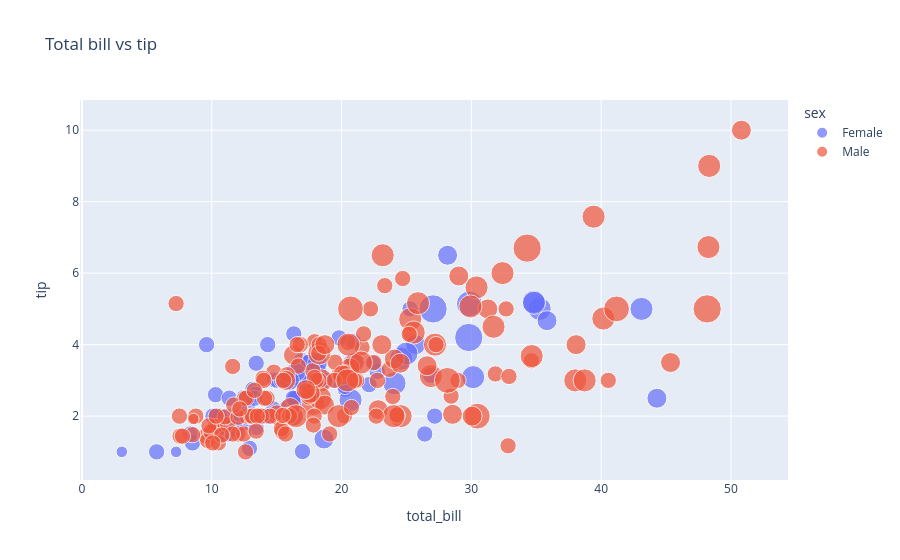

Notebook code for this chart:
### Code cell
#Interactive scatter plot

fig = px.scatter(df, x = 'total_bill', y = 'tip', color = 'sex',
                  size = 'size',
                  hover_data = ['total_bill','tip','sex'],
                  title = 'Total bill vs tip',
                  labels = ['Total bill', 'Tip'],
                 #color_continuous_scale = ''
)

fig.show()

### Figure 1 — Plotly figure (JSON) as saved in the notebook; plotly's stock layout.template omitted (floating-point values rounded to 4 significant figures; data arrays with more than 128 entries replaced by an {"elided": "..."} marker saying what was removed)
{"data": [{"customdata": [["Female"], ["Female"], ["Female"], ["Female"], ["Female"], ["Female"], ["Female"], ["Female"], ["Female"], ["Female"], ["Female"], ["Female"], ["Female"], ["Female"], ["Female"], ["Female"], ["Female"], ["Female"], ["Female"], ["Female"], ["Female"], ["Female"], ["Female"], ["Female"], ["Female"], ["Female"], ["Female"], ["Female"], ["Female"], ["Female"], ["Female"], ["Female"], ["Female"], ["Female"], ["Female"], ["Female"], ["Female"], ["Female"], ["Female"], ["Female"], ["Female"], ["Female"], ["Female"], ["Female"], ["Female"], ["Female"], ["Female"], ["Female"], ["Female"], ["Female"], ["Female"], ["Female"], ["Female"], ["Female"], ["Female"], ["Female"], ["Female"], ["Female"], ["Female"], ["Female"], ["Female"], ["Female"], ["Female"], ["Female"], ["Female"], ["Female"], ["Female"], ["Female"], ["Female"], ["Female"], ["Female"], ["Female"], ["Female"], ["Female"], ["Female"], ["Female"], ["Female"], ["Female"], ["Female"], ["Female"], ["Female"], ["Female"], ["Female"], ["Female"], ["Female"], ["Female"], ["Female"]], "hovertemplate": "sex=%{customdata[0]}<br>total_bill=%{x}<br>tip=%{y}<br>size=%{marker.size}<extra></extra>", "legendgroup": "Female", "marker": {"color": "#636efa", "size": [2, 4, 4, 2, 3, 3, 2, 2, 2, 2, 4, 3, 2, 4, 2, 2, 1, 3, 2, 2, 2, 1, 4, 2, 2, 2, 2, 2, 3, 2, 2, 2, 1, 3, 2, 2, 2, 4, 2, 2, 6, 2, 2, 2, 2, 2, 2, 2, 2, 2, 2, 2, 6, 2, 2, 3, 2, 5, 4, 2, 3, 2, 2, 2, 2, 3, 3, 2, 4, 2, 2, 2, 2, 3, 2, 2, 3, 2, 4, 2, 3, 2, 2, 2, 3, 2, 2], "sizemode": "area", "sizeref": 0.015, "symbol": "circle"}, "mode": "markers", "name": "Female", "orientation": "v", "showlegend": true, "type": "scatter", "x": [16.99, 24.59, 35.26, 14.83, 10.33, 16.97, 20.29, 15.77, 19.65, 15.06, 20.69, 16.93, 10.29, 34.81, 26.41, 16.45, 3.07, 17.07, 26.86, 25.28, 14.73, 10.07, 34.83, 5.75, 16.32, 22.75, 11.35, 15.38, 44.3, 22.42, 20.92, 14.31, 7.25, 25.71, 17.31, 10.65, 12.43, 24.08, 13.42, 12.48, 29.8, 14.52, 11.38, 20.27, 11.17, 12.26, 18.26, 8.51, 10.33, 14.15, 13.16, 17.47, 27.05, 16.43, 8.35, 18.64, 11.87, 29.85, 25, 13.39, 16.21, 17.51, 10.59, 10.63, 9.6, 20.9, 18.15, 19.81, 43.11, 13, 12.74, 13, 16.4, 16.47, 12.76, 13.27, 28.17, 12.9, 30.14, 13.42, 15.98, 16.27, 10.09, 22.12, 35.83, 27.18, 18.78], "xaxis": "x", "y": [1.01, 3.61, 5, 3.02, 1.67, 3.5, 2.75, 2.23, 3, 3, 2.45, 3.07, 2.6, 5.2, 1.5, 2.47, 1, 3, 3.14, 5, 2.2, 1.83, 5.17, 1, 4.3, 3.25, 2.5, 3, 2.5, 3.48, 4.08, 4, 1, 4, 3.5, 1.5, 1.8, 2.92, 1.68, 2.52, 4.2, 2, 2, 2.83, 1.5, 2, 3.25, 1.25, 2, 2, 2.75, 3.5, 5, 2.3, 1.5, 1.36, 1.63, 5.14, 3.75, 2.61, 2, 3, 1.61, 2, 4, 3.5, 3.5, 4.19, 5, 2, 2.01, 2, 2.5, 3.23, 2.23, 2.5, 6.5, 1.1, 3.09, 3.48, 3, 2.5, 2, 2.88, 4.67, 2, 3], "yaxis": "y"}, {"customdata": {"elided": "157x1 str values"}, "hovertemplate": "sex=%{customdata[0]}<br>total_bill=%{x}<br>tip=%{y}<br>size=%{marker.size}<extra></extra>", "legendgroup": "Male", "marker": {"color": "#EF553B", "size": {"elided": "157 int values"}, "sizemode": "area", "sizeref": 0.015, "symbol": "circle"}, "mode": "markers", "name": "Male", "orientation": "v", "showlegend": true, "type": "scatter", "x": {"elided": "157 float values"}, "xaxis": "x", "y": {"elided": "157 float values"}, "yaxis": "y"}], "layout": {"legend": {"itemsizing": "constant", "title": {"text": "sex"}, "tracegroupgap": 0}, "title": {"text": "Total bill vs tip"}, "xaxis": {"anchor": "y", "domain": [0, 1], "title": {"text": "total_bill"}}, "yaxis": {"anchor": "x", "domain": [0, 1], "title": {"text": "tip"}}}}
